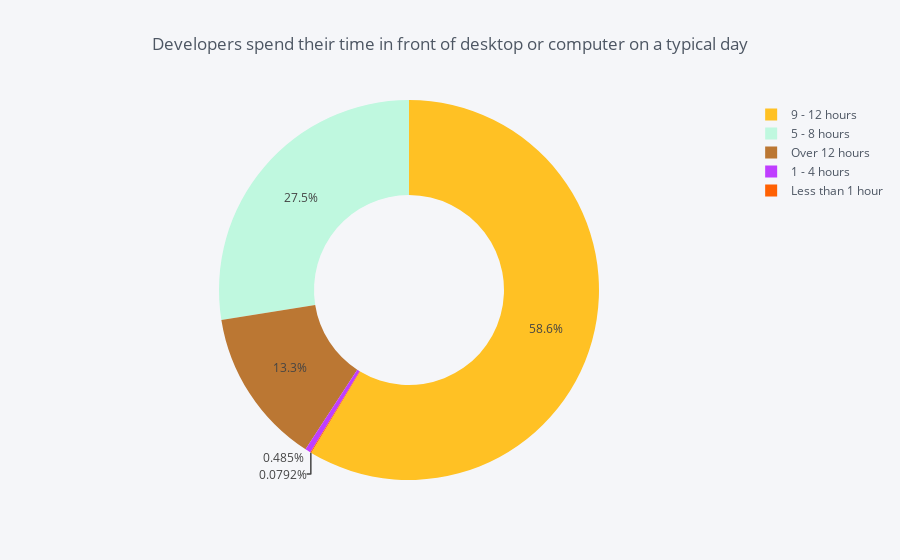

The code cell stored with this chart in its notebook:
### Code cell
temp = df['HoursComputer'].value_counts()
df1 = pd.DataFrame({'labels': temp.index,
                   'values': temp.values
                  })
df1.iplot(kind='pie',labels='labels',values='values', title='Developers spend their time in front of desktop or computer on a typical day', hole = 0.5, color = ['#FFC124','#BFF8DF','#B7355','#BF3EFF','#FF6103','#FFC125'])

### Figure 1 — Plotly figure (JSON) as saved in the notebook; plotly's stock layout.template omitted (floating-point values rounded to 4 significant figures)
{"data": [{"hole": 0.5, "labels": ["9 - 12 hours", "5 - 8 hours", "Over 12 hours", "1 - 4 hours", "Less than 1 hour"], "marker": {"colors": ["rgba(255, 193, 36, 1.0)", "rgba(191, 248, 223, 1.0)", "rgba(187, 119, 51, 1.0)", "rgba(191, 62, 255, 1.0)", "rgba(255, 97, 3, 1.0)"]}, "name": "", "type": "pie", "values": [5917, 2778, 1345, 49, 8]}], "layout": {"legend": {"bgcolor": "#F5F6F9", "font": {"color": "#4D5663"}}, "paper_bgcolor": "#F5F6F9", "plot_bgcolor": "#F5F6F9", "title": "Developers spend their time in front of desktop or computer on a typical day", "titlefont": {"color": "#4D5663"}}}
